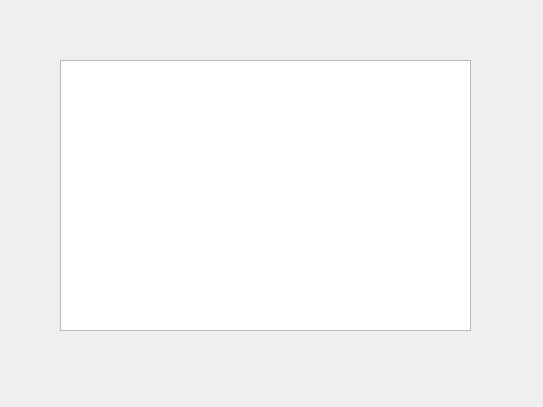
<?xml version="1.0" encoding="UTF-8"?>
<ui version="4.0">
 <class>afficher</class>
 <widget class="QDialog" name="afficher">
  <property name="geometry">
   <rect>
    <x>0</x>
    <y>0</y>
    <width>543</width>
    <height>407</height>
   </rect>
  </property>
  <property name="windowTitle">
   <string>Dialog</string>
  </property>
  <widget class="QTableView" name="tableView">
   <property name="geometry">
    <rect>
     <x>60</x>
     <y>60</y>
     <width>411</width>
     <height>271</height>
    </rect>
   </property>
  </widget>
 </widget>
 <resources/>
 <connections/>
</ui>
